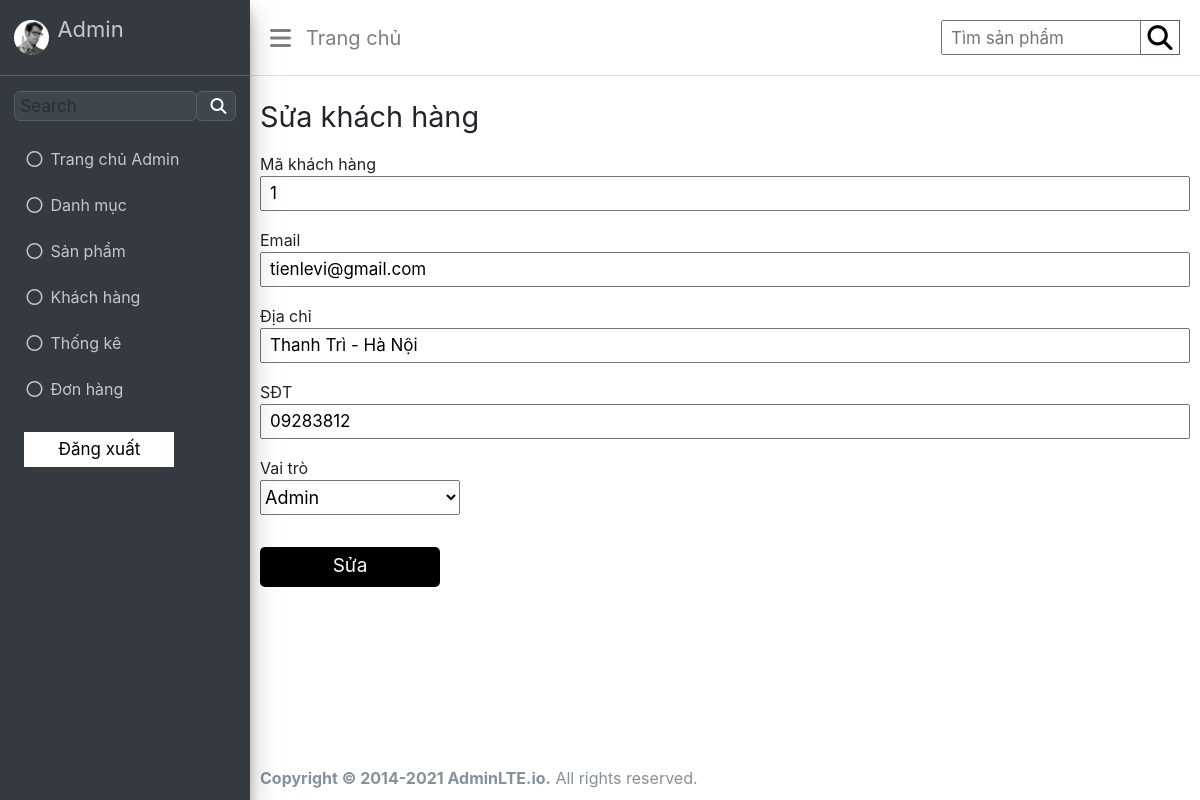
The app's page /admin/index.php?act=edittk&id=1 with its own data.
### tables this page shows
CREATE TABLE `khachhang` (
  `id` int(11) NOT NULL,
  `username` varchar(255) NOT NULL,
  `password` varchar(255) NOT NULL,
  `email` varchar(255) NOT NULL,
  `diachi` varchar(255) NOT NULL,
  `sdt` varchar(255) NOT NULL,
  `trangthai` int(11) NOT NULL,
  `idvaitro` int(11) NOT NULL
);

### model/pdo.php (called while the page is built, shortened)
<?php
function pdo_get_connection(){
    $servername = "localhost";
    $username = "root";
    $password = "";
    try {
        $conn = new PDO("mysql:host=$servername;dbname=wd18331_duan1", $username, $password);
        $conn->setAttribute(PDO::ATTR_ERRMODE, PDO::ERRMODE_EXCEPTION);
        return $conn;
    } catch(PDOException $e) {
        echo "Connection failed: " . $e->getMessage();
    }
}
function pdo_query($sql){
    $sql_args=array_slice(func_get_args(),1);
    try{
        $conn=pdo_get_connection();
        $stmt=$conn->prepare($sql);
        $stmt->execute($sql_args);
        $rows=$stmt->fetchAll();
        return $rows;
    }
    catch(PDOException $e){
        throw $e;
    }
    finally{
        unset($conn);
    }
}
function pdo_query_one($sql){
    $sql_args=array_slice(func_get_args(),1);
    try{
        $conn=pdo_get_connection();
        $stmt=$conn->prepare($sql);
        $stmt->execute($sql_args);
        $row=$stmt->fetch(PDO::FETCH_ASSOC);
        return $row;
    }
    catch(PDOException $e){
        throw $e;
    }
    finally{
        unset($conn);
    }
}
?>

### model/khachhang.php (called while the page is built, shortened)
<?php
function loadOneTk($id){
    $sql = "SELECT * FROM khachhang WHERE id = $id";
    $taikhoan = pdo_query_one($sql);
    return $taikhoan;
}
?>

### model/vaitro.php (called while the page is built, shortened)
<?php
function loadAllVaitro(){
    $sql = "SELECT * FROM vaitro";
    $vaitro = pdo_query($sql);
    pdo_query($sql);
    return $vaitro;
}
?>

### admin/taikhoan/edit.php (the view, shortened to what this page needs)
<?php
if(is_array($taikhoan)){
    extract($taikhoan);
}
?>
<!DOCTYPE html>
<html lang="en">
<head>
</head>
<body>
    <div class="wrapper">
        <div class="font-title">
            <h1>Sửa khách hàng</h1>
        </div>
        <div class="form-content">
            <form action="index.php?act=edittk" method="POST">
                <div class="row-input">
                    <label> Mã khách hàng </label> <br>
                    <input type="text" name="id" value="<?=$id?>">
                </div>
                <div class="row-input">
                    <label> Email</label> <br>
                    <input type="text" name="email" value="<?=$email?>">
                </div>
                <div class="row-input">
                    <label>Địa chỉ </label> <br>
                    <input type="text" name="diachi" value="<?=$diachi?>">
                </div>
                <div class="row-input">
                    <label>SĐT </label> <br>
                    <input type="text" name="sdt" value="<?=$sdt?>">
                </div>
                <div class="row-input">
                    <label>Vai trò </label> <br>
                    <select name="idvaitro" id="">
                        <?php  foreach ($vaitro as $vt) {
                        extract($vt);
                    if($id === $idvaitro){
                        echo '<option value="'.$id.'" selected>'.$tenvaitro.'</option>';
                    } else {
                        echo '<option value="'.$id.'">'.$tenvaitro.'</option>';
                    }
                }
                    ?>
                    </select>
                </div>
                <div class="row-btn">
                    <input onclick="return confirmEdit()" type="submit" name="sua" value="Sửa">
                </div>
            </form>
        </div>
    </div>
</body>
</html>

### admin/CSS/header.css (style rules this page uses)
body { background-color: #f4f6f9; }

### admin/CSS/home.css (style rules this page uses)
.wrapper { margin-left: 250px; padding: 0px 10px; }
.wrapper h1 { text-align: left; font-size: 1.8rem; font-weight: 400; }

### admin/CSS/add.css (style rules this page uses)
.wrapper { margin-left: 250px; padding: 0px 10px; }
.wrapper h1 { text-align: left; font-size: 1.8rem; font-weight: 400; }
.font-title { margin-top: 100px; }
.form-content { margin: 10px 0px; }
.row-input { margin: 17px 0px; }
.row-input input { width: 100%; height: 35px; padding-left: 8px; font-size: 17px; }
.row-input select { font-size: 18px; width: 200px; height: 35px; }
.row-btn input { width: 180px; height: 40px; font-size: 19px; margin: 15px 0px; background-color: #000; color: #fff; border: none; outline: none; border-radius: 5px; cursor: pointer; }

### admin/CSS/edit.css (style rules this page uses)
.wrapper { margin-left: 250px; padding: 0px 10px; }
.font-title { margin-top: 100px; }
.form-content { margin: 10px 0px; }
.row-input { margin: 17px 0px; }
.row-input input { width: 100%; height: 35px; padding-left: 8px; font-size: 17px; }
.row-input select { font-size: 18px; width: 200px; height: 35px; }
.row-btn input { width: 180px; height: 40px; font-size: 19px; margin: 15px 0px; background-color: #000; color: #fff; border: none; outline: none; border-radius: 5px; cursor: pointer; }

### admin/CSS/list.css (style rules this page uses)
* { margin: 0; padding: 0; font-family: "Source Sans Pro", -apple-system, BlinkMacSystemFont, "Segoe UI", Roboto, "Helvetica Neue", Arial, sans-serif, "Apple Color Emoji", "Segoe UI Emoji", "Segoe UI Symbol"; font-weight: 400; box-sizing: border-box; }
.wrapper { margin-left: 250px; padding: 0px 10px; }
.wrapper h1 { text-align: left; font-size: 1.8rem; font-weight: 400; }

### admin/CSS/index.css (style rules this page uses)
* { margin: 0; padding: 0; font-family: "Source Sans Pro", -apple-system, BlinkMacSystemFont, "Segoe UI", Roboto, "Helvetica Neue", Arial, sans-serif, "Apple Color Emoji", "Segoe UI Emoji", "Segoe UI Symbol"; font-weight: 400; box-sizing: border-box; }
body { min-height: 100vh; display: flex; flex-direction: column; }

### records on screen
khachhang: id "1", email "tienlevi@gmail.com", diachi "Thanh Trì - Hà Nội", sdt "09283812"

### other values on screen
form field idvaitro "Admin"
